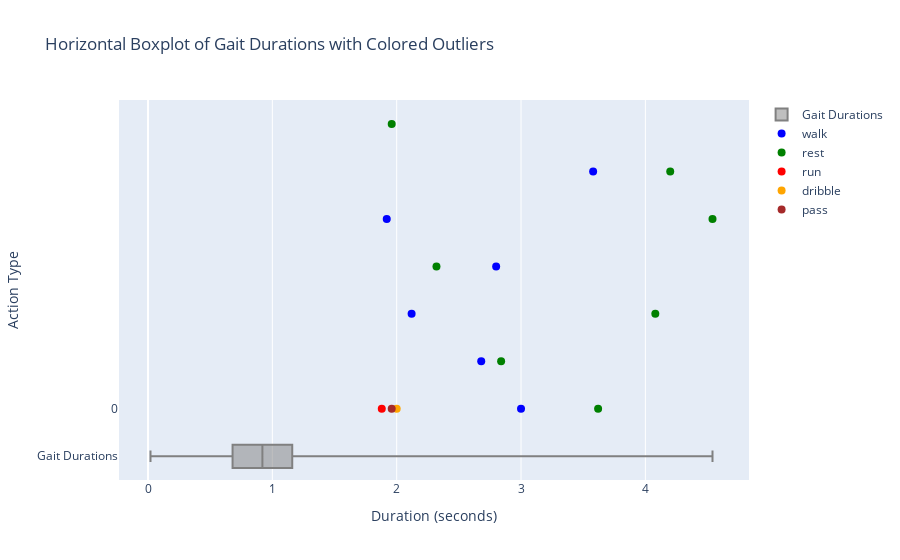

Notebook code cell kept with this figure:
### Markdown cell above
Normal distribution with a couple of outliners towards the right.

### Code cell
# Identify outliers for the gait durations using the interquartile range (IQR) method
Q1 = np.percentile(gait_durations, 25)
Q3 = np.percentile(gait_durations, 75)
IQR = Q3 - Q1
lower_bound = Q1 - 1.5 * IQR
upper_bound = Q3 + 1.5 * IQR

color_map = {
    'walk': 'blue',
    'rest': 'green',
    'run': 'red',
    'tackle': 'purple',
    'dribble': 'orange',
    'pass': 'brown',
    'cross': 'pink',
    'shot': 'yellow'
}

# Filter outliers
outlier_gaits = [gait for gait in match_data_1 if len(gait['norm'])/50 < lower_bound or len(gait['norm'])/50 > upper_bound]
outlier_durations = [len(gait['norm'])/50 for gait in outlier_gaits]
outlier_labels = [gait['label'] for gait in outlier_gaits]

# Create a horizontal boxplot for gait durations with colored outliers based on action labels
fig_colored_outliers = go.Figure()

# Add main boxplot trace
fig_colored_outliers.add_trace(go.Box(x=gait_durations, 
                                      name='Gait Durations',
                                      boxpoints=False,
                                      marker_color='grey',
                                      orientation='h'))

# Add outliers with colored points
for label, color in color_map.items():
    label_outlier_durations = [outlier_durations[i] for i, outlier_label in enumerate(outlier_labels) if outlier_label == label]
    fig_colored_outliers.add_trace(go.Scatter(x=label_outlier_durations, 
                                              mode='markers',
                                              name=label,
                                              marker=dict(color=color, size=8)))

fig_colored_outliers.update_layout(title_text='Horizontal Boxplot of Gait Durations with Colored Outliers',
                                   xaxis_title='Duration (seconds)',
                                   yaxis_title='Action Type',
                                   showlegend=True)

### Figure 1 — Plotly figure (JSON) as saved in the notebook; plotly's stock layout.template omitted (floating-point values rounded to 4 significant figures; data arrays with more than 128 entries replaced by an {"elided": "..."} marker saying what was removed)
{"data": [{"boxpoints": false, "marker": {"color": "grey"}, "name": "Gait Durations", "orientation": "h", "type": "box", "x": {"elided": "574 float values"}}, {"marker": {"color": "blue", "size": 8}, "mode": "markers", "name": "walk", "type": "scatter", "x": [3, 2.68, 2.12, 2.8, 1.92, 3.58]}, {"marker": {"color": "green", "size": 8}, "mode": "markers", "name": "rest", "type": "scatter", "x": [3.62, 2.84, 4.08, 2.32, 4.54, 4.2, 1.96]}, {"marker": {"color": "red", "size": 8}, "mode": "markers", "name": "run", "type": "scatter", "x": [1.88]}, {"marker": {"color": "purple", "size": 8}, "mode": "markers", "name": "tackle", "type": "scatter", "x": []}, {"marker": {"color": "orange", "size": 8}, "mode": "markers", "name": "dribble", "type": "scatter", "x": [2]}, {"marker": {"color": "brown", "size": 8}, "mode": "markers", "name": "pass", "type": "scatter", "x": [1.96]}, {"marker": {"color": "pink", "size": 8}, "mode": "markers", "name": "cross", "type": "scatter", "x": []}, {"marker": {"color": "yellow", "size": 8}, "mode": "markers", "name": "shot", "type": "scatter", "x": []}], "layout": {"showlegend": true, "title": {"text": "Horizontal Boxplot of Gait Durations with Colored Outliers"}, "xaxis": {"title": {"text": "Duration (seconds)"}}, "yaxis": {"title": {"text": "Action Type"}}}}
